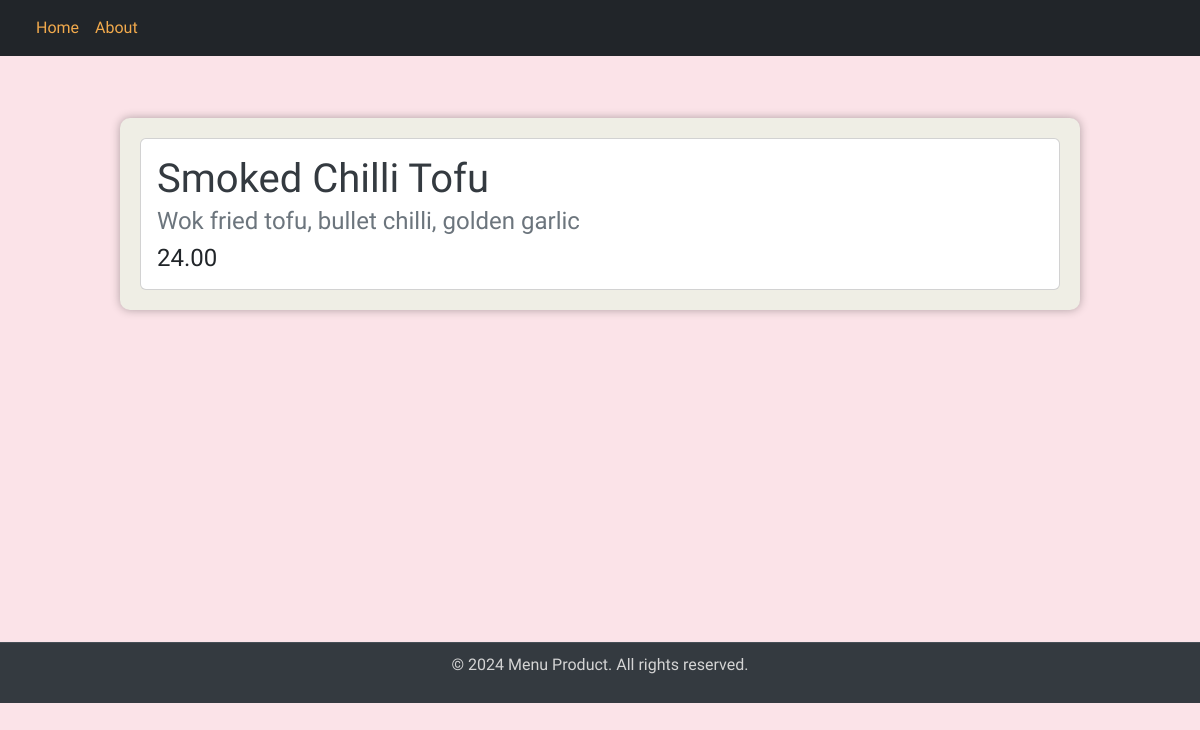
Screenshot of /item/8/ with the database file from the repository.
### restaurant_menu/models.py (models this page shows, shortened)
class Item(models.Model):
    meal = models.CharField(max_length=100, unique=True)
    description = models.CharField(max_length=2000)
    price = models.DecimalField(max_digits=10, decimal_places=2)
    meal_type = models.CharField(max_length=200, choices=MEAL_TYPE)
    author = models.ForeignKey(User, on_delete=models.PROTECT)
    status = models.IntegerField(choices=STATUS, default=1)
    date_created = models.DateTimeField(auto_now_add=True)
    date_update = models.DateTimeField(auto_now=True)

### restaurant_menu/views.py (the view)
# urls.py: path('item/<int:pk>/', MenuItemDetail.as_view(), name='menu_item'),
class MenuItemDetail(generic.DetailView):
    model = Item
    template_name = "menu_item_detail.html"

### restaurant_menu/templates/menu_item_detail.html
{% extends 'base.html' %}
{% block content  %}
<div class="container mt-5">
    <div class="card">
        <div class="card-body">
            <h1 class="card-title">{{ item.meal }}</h1>
            <h4 class="card-subtitle mb-2 text-muted">{{ item.description }}</h4>
            <h4 class="card-text">{{ item.price }}</h4>
        </div>
    </div>
</div>
<br>
<br>
<br>
<br>
<br>
<br>
<br>
<br>
<br>
<br>
<br>
<br>
<br>
{% endblock content %}

### restaurant_menu/templates/base.html (style rules this page uses)
body { display: flex; flex-direction: column; min-height: 100vh; background-color: #fbe3e8; font-family: 'Jaro', sans-serif; margin: 0; }
.container { max-width: 960px; background-color: #efeee5; padding: 20px; border-radius: 10px; box-shadow: 0 0 10px rgba(0, 0, 0, 0.3); position: relative; top:70px; overflow-y: auto; }
h1, h2 { color: #343a40; }

### rows the page displays
Item: meal "Smoked Chilli Tofu", description "Wok fried tofu, bullet chilli, golden garlic", price "24.00"
